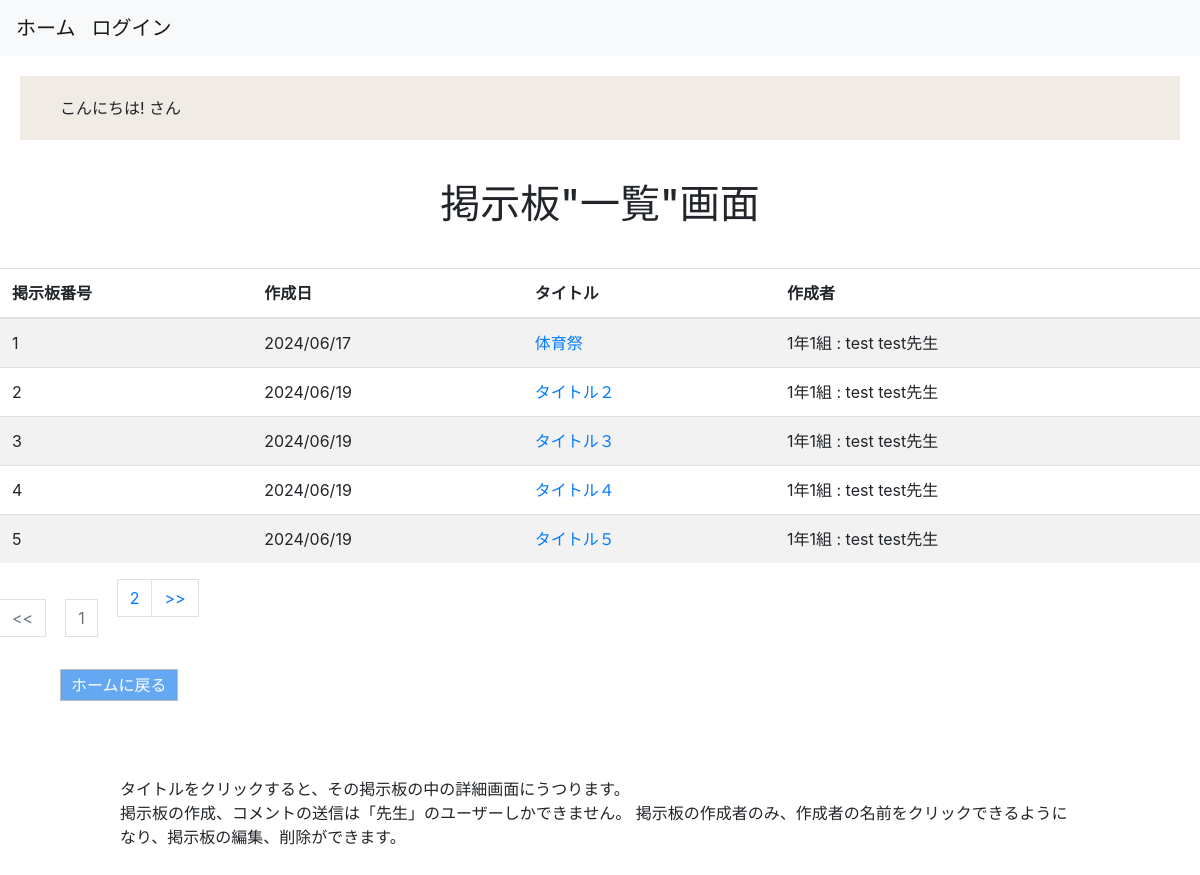
/boards/list_themes, run on the app's committed database.
### boards/models.py (models this page shows)
class Themes(models.Model):
    title = models.CharField(max_length=255)
    created_at = models.DateField(auto_now_add=True)
    updated_at = models.DateField(auto_now=True)
    user = models.ForeignKey(
        'accounts.Users', on_delete=models.CASCADE
    )
    objects = ThemesManager()
    class Meta:
        db_table = 'themes'

### accounts/models.py (models this page shows)
class Users(AbstractBaseUser, PermissionsMixin):
    school_id = models.IntegerField(unique=True) #学籍番号
    class_id = models.IntegerField(blank=True, null=True) #出席番号、教師は出席番号をもたないため、必須にはしない。
    first_name = models.CharField(max_length=150) #姓
    last_name = models.CharField(max_length=150) #名
    first_name_phonetic = models.CharField(max_length=150) #姓ふりがな
    last_name_phonetic = models.CharField(max_length=150) #名ふりがな
    birthday = models.DateField() #誕生日
    school_grade = models.PositiveIntegerField(blank=True, null=True) #学年
    school_class = models.PositiveIntegerField(blank=True, null=True) #組
    email = models.EmailField(max_length=150, blank=True, null=True) #学生はメアド持ってない場合があることを想定して必須項目にしない。
    club = models.CharField(max_length=150, null=True) #帰宅部想定でnull=True
    is_active = models.BooleanField(default=True) #認証登録は今回は省くためdefault=True
    is_staff = models.BooleanField(default=False)
    created_at = models.DateTimeField(auto_now_add=True) #登録日時
    updated_at = models.DateTimeField(auto_now=True) #更新日時
    GENDER_CHOICES = (
        ('man', 'Man'),
        ('woman', 'Woman'),
    )
    STATUS_CHOICES = (
        ('teacher', 'Teacher'),
        ('student', 'Student'),
        ('parent', 'Parent'),
    )
    gender = models.CharField(max_length=50, choices=GENDER_CHOICES) #性別
    status = models.CharField(max_length=50, choices=STATUS_CHOICES) #立場
    USERNAME_FIELD = 'school_id'
    REQUIRED_FIELDS = ['first_name', 'last_name','status','birthday']
    objects = UserManager()
    class Meta:
        db_table = 'users'
    def __str__(self):
        return f'{self.school_grade}年{self.school_class}組 : {self.first_name} {self.last_name}'

### boards/views.py (the view)
# urls.py: path('list_themes', views.list_themes, name='list_themes'),
def list_themes(request):
    themes_list = Themes.objects.fetch_all_themes()
    p = Paginator(themes_list, 5) #5つで1ページ
    page = request.GET.get('page') #リクエストページ
    pages = p.get_page(page)
    return render(
        request, 'boards/list_themes.html', context={
            'pages': pages
        }
    )

### boards/models.py (called while the page is built)
    def fetch_all_themes(self):
        return self.order_by('id').all()

### templates/boards/list_themes.html (shortened to what this page needs)
{% extends "base.html" %}
{% block content %}
<h1>掲示板"一覧"画面</h1>
<table class="table table-striped table-hover">
    <thead>
        <tr>
            <th>掲示板番号</th>
            <th>作成日</th>
            <th>タイトル</th>
            <th>作成者</th>
        </tr>
    </thead>
    <tbody>
    {% for theme in pages %}
        <tr>
            <td>{{ forloop.counter }}</td>
            <td>{{ theme.created_at|date:"Y/m/d" }}</td>
            <td><a href="{% url 'boards:post_comments' theme_id=theme.id%}">{{ theme.title }}</a></td>
            {% if theme.user.id == user.id %}
                <td><a href="{% url 'boards:edit_theme' id=theme.id %}">{{ theme.user }}先生</a></td>
            {% else %}
                <td>{{ theme.user }}先生</td>
            {% endif %}
        </tr>
    {% endfor %}
    </tbody>
</table>
{% if pages.has_other_pages %}
    <nav aria-label="Page navigation example">
        <ul class="pagination">
            {% if pages.has_previous %}
                <li><a class="page-link text-primary d-inline-block" href="?page={{ pages.previous_page_number }}"><<</a></li>
            {% else %}
                <li class="disabled"><div class="page-link text-secondary d-inline-block disabled" href="#"><<</div></li>
            {% endif %}
            {% for page_num in pages.paginator.page_range %}
                {% if page_num %}
                    {% if page_num == pages.number %}
                        <li class="disabled"><div class="page-link text-secondary d-inline-block disabled" href="#">{{ page_num }}</div></li>
                    {% else %}
                        <li><a class="page-link text-primary d-inline-block" href="?page={{ page_num }}">{{ page_num }}</a></li>
                    {% endif %}
                {% else %}
                    <li class="disabled"><a class="page-link text-secondary d-inline-block text-muted" href="#">・・・</a></li>
                {% endif %}
            {% endfor %}
            {% if pages.has_next %}
                <li><a class="page-link text-primary d-inline-block" href="?page={{ pages.next_page_number }}">>></a></li>
            {% else %}
                <li class="disabled"><div class="page-link text-secondary d-inline-block disabled" href="#">>></div></li>
            {% endif %}
        </ul>
    </nav>
{% endif %}
<a class="return-button" href="{% url 'accounts:home' %}">ホームに戻る</a>
<div><p>タイトルをクリックすると、その掲示板の中の詳細画面にうつります。<br>
掲示板の作成、コメントの送信は「先生」のユーザーしかできません。
掲示板の作成者のみ、作成者の名前をクリックできるようになり、掲示板の編集、削除ができます。</p></div>
{% endblock %}

### static/css/style.css (style rules this page uses)
div, p, h1, h3 { margin:20px 20px; padding:20px 40px; }
h1, .message { text-align: center; }
.return-button { padding: 5px 10px; margin: 20px 60px; border: 1px solid rgb(190, 190, 190); background: rgb(100, 167, 243); color: white; }

### data on the page
Themes: created_at "2024/06/17", title "体育祭", user "1年1組 : test test"
Themes: created_at "2024/06/19", title "タイトル２", user "1年1組 : test test"
Themes: created_at "2024/06/19", title "タイトル３", user "1年1組 : test test"
Themes: created_at "2024/06/19", title "タイトル４", user "1年1組 : test test"
Themes: created_at "2024/06/19", title "タイトル５", user "1年1組 : test test"

### other printed values
{{ page_num }} "1"
{{ page_num }} "2"
